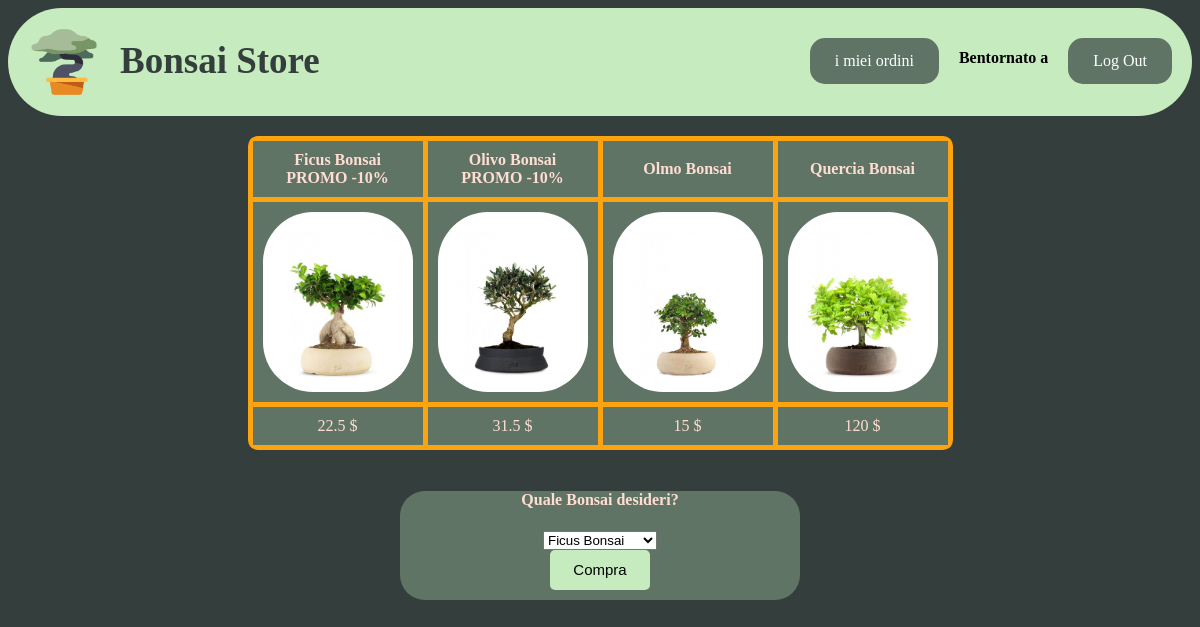
The page /logged.php (signed in) on the database its author committed.
### tables this page shows
CREATE TABLE `prodotti` (
  `id` int(11) NOT NULL,
  `nome` varchar(50) NOT NULL,
  `prezzo` float NOT NULL,
  `nomeimg` varchar(10) NOT NULL,
  `promo` tinyint(1) NOT NULL DEFAULT 0
);

### logged.php (the view, shortened to what this page needs)
<?php
$conn=new mysqli('localhost','root','','bonsaistore');
$sql2="SELECT id, nome, promo, prezzo, nomeimg FROM prodotti ORDER BY promo DESC" ;
$result2=mysqli_query($conn,$sql2);
?>
<html lang="it">
<head>
  <link rel="stylesheet" href="Style.css">
</head>
<body>
<ul>
    <li><a  href="logged.php"> <img class="logo" src="imgsito/logo.png"></a></li>
    <li><h2 class="title">Bonsai Store</h2></li>
    <li class="acc_button"><a class="normalbutton" href="index.php">Log Out</a></li>
    <li class="saluto"><h4> Bentornato  <?php print $_SESSION["name"]?> </h4> </li>
    <?php
    if($_SESSION["usr"]=="admin"){
      print('<li class="acc_button"><a class="normalbutton" href="insight.php">Insight</a></li>');
      print('<li class="dropdown">
      <a href="javascript:void(0)" class="dropbtn">Gestisci prodotti</a>
      <div class="dropdown-content">
        <a href="add.html">Aggiungi Prodotto</a>
        <a href="modify.php">Modifica Prodotto</a>
        <a href="remove.php">Rimuovi Prodotto</a>
      </div>
      <li class="acc_button"><a class="normalbutton" href="order.php">Ordini</a></li>
    </li>');
    }
    else{
      print('<li class="acc_button"><a class="normalbutton" href="myorder.php">i miei ordini</a></li>');
    }
    ?>
  </ul>
  <div class="table-container">
    <table>
      <tbody>
        <tr>
          <?php
          if(mysqli_num_rows($result2)>0)
          {
              while($row=$result2->fetch_assoc())
              {
                if ($row['promo']==1)
                {
                  print("<td class=\"titolo_prod\">".$row['nome']."<br>PROMO -10%</td>");
                }
                else{
                  print("<td class=\"titolo_prod\">".$row['nome']."</td>");
                }
              }
          }
          ?>
        </tr>
        <tr>
        <?php
        mysqli_data_seek($result2, 0);
          if($result2->num_rows>0)
          {
              while($row=$result2->fetch_assoc())
              {
                  print"<td>"."<img class=\"prod-img\" src='imgsito/".$row['nomeimg']."'>"."</td>";
              }
          }
          ?>
        </tr>
        <tr>
          <?php
        mysqli_data_seek($result2, 0);
        if($result2->num_rows>0)
          {
              while($row=$result2->fetch_assoc())
              {
                if($row['promo']==0)
                {
                  print("<td>".$row['prezzo']." $"."</td>");
                }
                else
                {
                  print("<td>".$row['prezzo']*0.9." $"."</td>");
                }
              }
          }
          ?>
        </tr>
      </tbody>
    </table>
  </div>
  <form class="lform" name="form" method="POST" action="pagamento.php">
    <H4 class=titolo_prod>Quale Bonsai desideri?</H4>
    <SELECT name="bonsai">
    <?php
      mysqli_data_seek($result2, 0);
      foreach ($result2 as $row) {
        echo "<option value=".$row['id'].">" . $row['nome'] . "</option>";
      }
            ?>
    </SELECT>
    <BR>
    <input class="sub" type="submit" value="Compra">
  </form>
</body>
</html>

### Style.css (style rules this page uses)
html { font-family:verdana; background-color:#343E3D; }
.logo { max-height: 80px; }
.normalbutton:link, .normalbutton:visited { background-color:#607466; border-radius:15px; color: white; padding: 14px 25px; text-align: center; text-decoration: none; display:flex; transition-duration: 0.4s; margin-top:30px; }
.table-container { display: flex; justify-content: center; }
table { border-collapse: collapse; margin-top: 20px; margin-bottom:20px; border-radius:10px; overflow: hidden; }
.title { font-family: Brush Script MT; font-size: 37px; }
td,th { border: 5px solid #FCA311; padding: 10px; text-align: center; background-color:#607466; color:#FFDDD2; }
.titolo_prod { font-weight:bold; color:#FFDDD2; }
.prod-img { height:180px; width:150px; border-radius:50px; }
h2 { color:#343E3D; }
form { text-align: center; background-color:#607466; margin-top: 40px; border-radius: 25px; color:#FFDDD2; margin: auto; }
input { border-radius: 5px; align-self: center; border: none; }
.sub { margin-bottom: 10px; transition-duration: 0.4s; background-color: #C6EBBE; width: 100px; height: 40px; font-size: 15px; }
body { align-items: center; }
.lform { width: 400px; margin-top: 20px; }
ul { list-style-type: none; margin: 0; padding: 0; overflow: hidden; background-color: #C6EBBE; border-radius: 500px; }
li { float: left; }
li a, .dropbtn { display: inline-block; color: white; text-align: center; padding: 14px 16px; text-decoration: none; }
.acc_button { float: right; margin-right: 20px; }
.saluto { float:right; margin-top: 20px; margin-right: 20px; }

### rows shown on the page
prodotti: nome "Ficus Bonsai", nomeimg (picture), $row['prezzo']*0.9 "22.5"
prodotti: nome "Olivo Bonsai", nomeimg (picture), $row['prezzo']*0.9 "31.5"
prodotti: nome "Olmo Bonsai", nomeimg (picture), prezzo "15"
prodotti: nome "Quercia Bonsai", nomeimg (picture), prezzo "120"

### other values the page prints
$_SESSION["name"] "a"
form field bonsai "Ficus Bonsai"
